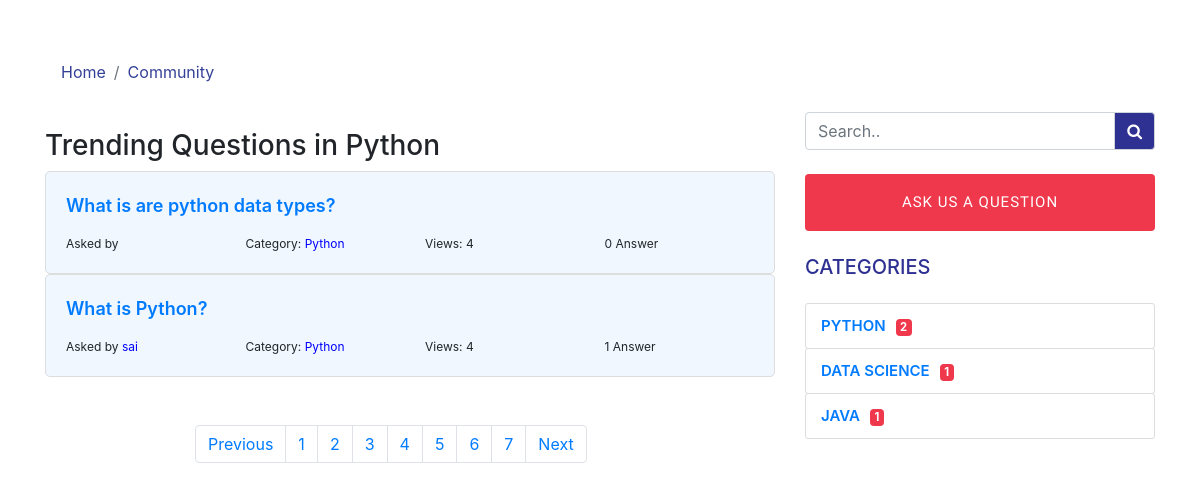
Before: /category/python/ with the older database file.
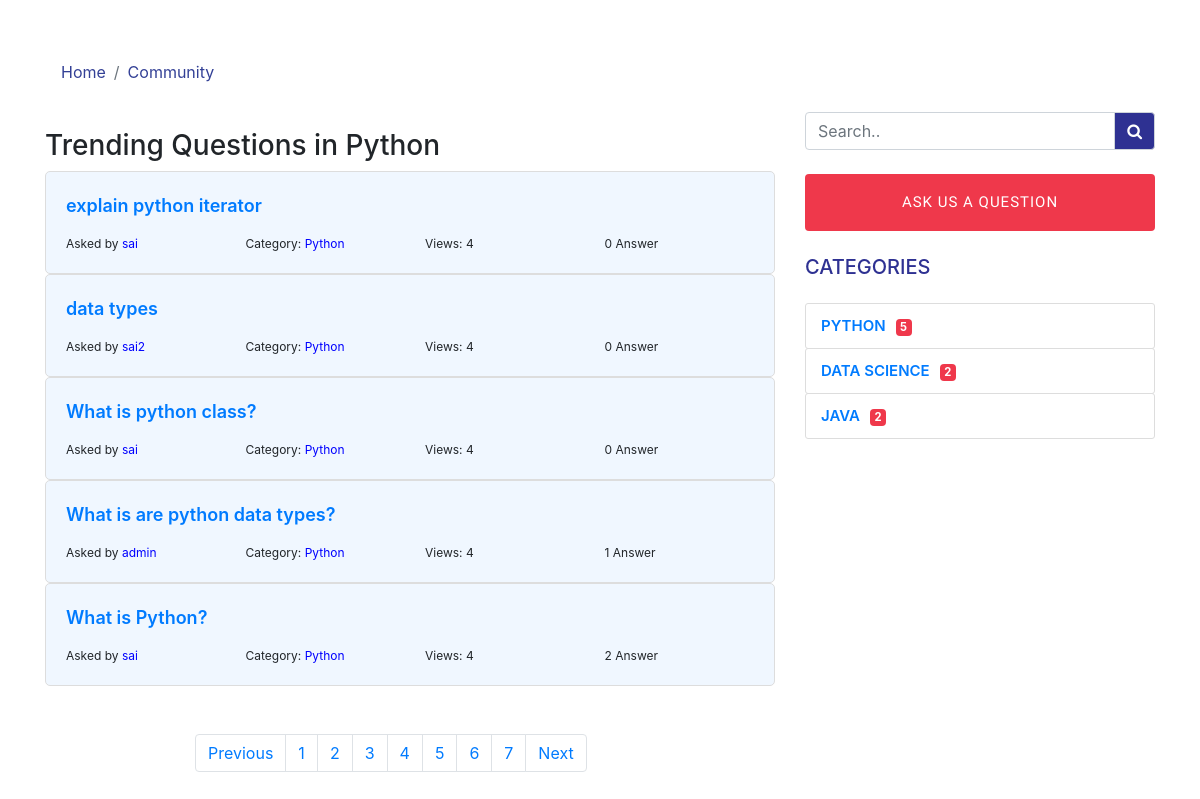
After: the same page with the newer database file.
### communityapp/models.py (models this page shows, shortened)
class Question(models.Model):
	user = models.ForeignKey(MyUser, on_delete = models.CASCADE)
	question = models.CharField(max_length = 500, blank = True)
	description  = models.TextField(max_length = 5000, blank = True)
	category = models.ForeignKey(Category, on_delete = models.CASCADE)
	created = models.DateTimeField(auto_now = True, blank = True, null = True)
	userlabel = models.CharField(max_length = 50, default="Newcommer") # Begginer Expert Newcomer
	answerlabel = models.CharField(max_length=50,blank = True) #Best Answer
	upvote = models.IntegerField(default="0")
	downvote = models.IntegerField(default="0")
	slug = models.SlugField(blank=True,null=True)

class Category(models.Model):
	category = models.CharField(max_length = 200)
	slug = models.SlugField()
	def __str__(self):
		return self.category
	class Meta:
		verbose_name_plural = 'Category'

### authentication/models.py (models this page shows, shortened)
class MyUser(AbstractUser):
    college = models.CharField(max_length = 100)
    branch = models.CharField(max_length = 100)
    mobile = PhoneNumberField()
    display_pic = models.ImageField(upload_to = '', default = 'python.jpg')
    slug = models.SlugField(default = '')
    class Meta:
        verbose_name = "Codegnan User"
        verbose_name_plural = "Codegnan Users"

### communityapp/views.py (the view)
# urls.py: path('category/<slug:slug>/', categorydetail, name = 'category-detail'),
def categorydetail(request,slug):
	category = Category.objects.all()
	filtercategory = Category.objects.get(slug = slug)
	question_list = filtercategory.question_set.all()[::-1]
	return render(request, 'category-filter.html',{'question_list':question_list, 'filtercategory':filtercategory, 'category':category})

### communityapp/forms.py
class QuestionForm(forms.ModelForm):
	class Meta:
		model = Question
		fields = ['question','description']

### communityapp/context_processors.py (called while the page is built)
def basefile(request):
	category = Category.objects.all()
	form = QuestionForm(request.POST)
	return {'category':category, 'form':form}

### communityapp/templates/category-filter.html
{% extends 'base.html' %}
{% load static %}
{% block content %}
<body>
  <section class="container">
    <div class="row">
      <div class="col-md-8">
        <div class="">
        <div class="col">
      </div>
      <h1 class="communityhead pt-3">Trending Questions in {{ filtercategory.category }}</h1>
      </div>
      <div class=" mt-2">
    {% for i in question_list %}
       <div class="communityborder relatedbgcolor">
       <a href="{% url 'communityapp:question-detail' i.slug %}"><p class="relatedquestion">{{i.question}}</p></a>
       <div class="row smallhead">
        <div class="col">
          Asked by <span class="namecolor">{{ i.user.username }}</span>
        </div>
         <div class="col">
          Category: <span class="namecolor">{{ i.category }}</span>
        </div>
         <div class="col">
          Views: 4
        </div>
         <div class="col">
          {{ i.answer_set.all.count }} Answer
        </div>
       </div>
     </div>
          {% endfor %}
     </div>
     <div class="mt-5 mb-5 paginationpadding">
     <nav aria-label="Page navigation example">
  <ul class="pagination">
    <li class="page-item"><a class="page-link" href="#">Previous</a></li>
    <li class="page-item"><a class="page-link" href="#">1</a></li>
    <li class="page-item"><a class="page-link" href="#">2</a></li>
    <li class="page-item"><a class="page-link" href="#">3</a></li>
      <li class="page-item"><a class="page-link" href="#">4</a></li>
        <li class="page-item"><a class="page-link" href="#">5</a></li>
          <li class="page-item"><a class="page-link" href="#">6</a></li>
            <li class="page-item"><a class="page-link" href="#">7</a></li>
    <li class="page-item"><a class="page-link" href="#">Next</a></li>
  </ul>
</nav>
</div>
</div>
      <div class="col-md-4">
       <form action="">
          <div class="input-group mt-5 mt-md-0">
            <input type="search" class="form-control" placeholder="Search.." aria-label="Search" />
            <div class="input-group-append">
              <span class="input-group-text communitysearch">
                <i class="fa fa-search"></i>
              </span>
            </div>
          </div>
        </form>
      <a href="#"><button class="btn questionbtnbig btn-block my-4 p-3">Ask us a question</button></a>
<div class="mt-4">
 <h2 class="communitysidehead text-uppercase">Categories</h2>
 <ul class="communitycategories catname pt-3">
   {% for i in category %}
    <a href="{% url 'communityapp:category-detail' i.slug %}"><li> {{ i.category }}<span class="badge badgenumber">{{ i.question_set.all.count }}</span></li></a>
      {% endfor %}
  </ul>
    </div>
  </div>
  </section>
</body>
{% endblock %}

Changed rows visible on the page:
computed for Category "PYTHON": question_set.all.count "2" → "5"
added Question: question "explain python iterator", user.username "sai", category "Python", answer_set.all.count "0"
added Question: question "data types", user.username "sai2", category "Python", answer_set.all.count "0"
added Question: question "What is python class?", user.username "sai", category "Python", answer_set.all.count "0"
changed Question "What is are python data types?": user.username (not shown) → "admin"; answer_set.all.count "0" → "1"
changed Question "What is Python?": answer_set.all.count "1" → "2"
computed for Category "DATA SCIENCE": question_set.all.count "1" → "2"
computed for Category "JAVA": question_set.all.count "1" → "2"
